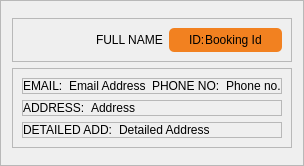
                     <widget class="QFrame" name="reviewClient">
                      <property name="sizePolicy">
                       <sizepolicy hsizetype="Expanding" vsizetype="Preferred">
                        <horstretch>0</horstretch>
                        <verstretch>0</verstretch>
                       </sizepolicy>
                      </property>
                      <property name="styleSheet">
                       <string notr="true">#reviewClient{
	border-radius:10px;
	background-color:rgb(244, 244, 244);
}</string>
                      </property>
                      <property name="frameShape">
                       <enum>QFrame::StyledPanel</enum>
                      </property>
                      <property name="frameShadow">
                       <enum>QFrame::Raised</enum>
                      </property>
                      <layout class="QVBoxLayout" name="verticalLayout_46">
                       <property name="topMargin">
                        <number>17</number>
                       </property>
                       <property name="bottomMargin">
                        <number>17</number>
                       </property>
                       <item>
                        <widget class="QFrame" name="frame_3">
                         <property name="frameShape">
                          <enum>QFrame::StyledPanel</enum>
                         </property>
                         <property name="frameShadow">
                          <enum>QFrame::Raised</enum>
                         </property>
                         <layout class="QHBoxLayout" name="horizontalLayout_53">
                          <item>
                           <widget class="QLabel" name="label_13">
                            <property name="maximumSize">
                             <size>
                              <width>80</width>
                              <height>80</height>
                             </size>
                            </property>
                            <property name="text">
                             <string/>
                            </property>
                            <property name="pixmap">
                             <pixmap resource="resource.qrc">:/Icons/Icons/UserIcon.png</pixmap>
                            </property>
                            <property name="scaledContents">
                             <bool>true</bool>
                            </property>
                           </widget>
                          </item>
                          <item>
                           <widget class="QLabel" name="reviewFullname">
                            <property name="styleSheet">
                             <string notr="true">font: 87 14pt &quot;Montserrat Black&quot;;
color:rgb(0, 0, 0);</string>
                            </property>
                            <property name="text">
                             <string>FULL NAME</string>
                            </property>
                           </widget>
                          </item>
                          <item alignment="Qt::AlignRight|Qt::AlignTop">
                           <widget class="QFrame" name="frame_41">
                            <property name="styleSheet">
                             <string notr="true">background-color:rgb(242, 129, 32);
border-radius:5px;
font: 87 13pt &quot;Montserrat Black&quot;;
color:rgb(0, 0, 0);</string>
                            </property>
                            <property name="frameShape">
                             <enum>QFrame::StyledPanel</enum>
                            </property>
                            <property name="frameShadow">
                             <enum>QFrame::Raised</enum>
                            </property>
                            <layout class="QHBoxLayout" name="horizontalLayout_66">
                             <property name="spacing">
                              <number>0</number>
                             </property>
                             <property name="leftMargin">
                              <number>20</number>
                             </property>
                             <property name="topMargin">
                              <number>5</number>
                             </property>
                             <property name="rightMargin">
                              <number>20</number>
                             </property>
                             <property name="bottomMargin">
                              <number>5</number>
                             </property>
                             <item>
                              <widget class="QLabel" name="label_31">
                               <property name="text">
                                <string>ID:</string>
                               </property>
                              </widget>
                             </item>
                             <item alignment="Qt::AlignTop">
                              <widget class="QLabel" name="BookingId">
                               <property name="styleSheet">
                                <string notr="true"/>
                               </property>
                               <property name="text">
                                <string>Booking Id</string>
                               </property>
                              </widget>
                             </item>
                            </layout>
                           </widget>
                          </item>
                         </layout>
                        </widget>
                       </item>
                       <item>
                        <widget class="QFrame" name="frame_23">
                         <property name="sizePolicy">
                          <sizepolicy hsizetype="Preferred" vsizetype="Expanding">
                           <horstretch>0</horstretch>
                           <verstretch>0</verstretch>
                          </sizepolicy>
                         </property>
                         <property name="styleSheet">
                          <string notr="true">font: 57 13pt &quot;Montserrat Medium&quot;;
color:rgb(0, 0, 0);</string>
                         </property>
                         <property name="frameShape">
                          <enum>QFrame::StyledPanel</enum>
                         </property>
                         <property name="frameShadow">
                          <enum>QFrame::Raised</enum>
                         </property>
                         <layout class="QVBoxLayout" name="verticalLayout_63">
                          <item>
                           <widget class="QFrame" name="frame_38">
                            <property name="sizePolicy">
                             <sizepolicy hsizetype="Preferred" vsizetype="Expanding">
                              <horstretch>0</horstretch>
                              <verstretch>0</verstretch>
                             </sizepolicy>
                            </property>
                            <property name="frameShape">
                             <enum>QFrame::StyledPanel</enum>
                            </property>
                            <property name="frameShadow">
                             <enum>QFrame::Raised</enum>
                            </property>
                            <layout class="QHBoxLayout" name="horizontalLayout_55">
                             <property name="spacing">
                              <number>6</number>
                             </property>
                             <property name="leftMargin">
                              <number>0</number>
                             </property>
                             <property name="topMargin">
                              <number>0</number>
                             </property>
                             <property name="rightMargin">
                              <number>0</number>
                             </property>
                             <property name="bottomMargin">
                              <number>0</number>
                             </property>
                             <item>
                              <widget class="QLabel" name="label_2">
                               <property name="sizePolicy">
                                <sizepolicy hsizetype="Fixed" vsizetype="Preferred">
                                 <horstretch>0</horstretch>
                                 <verstretch>0</verstretch>
                                </sizepolicy>
                               </property>
                               <property name="styleSheet">
                                <string notr="true">font: 87 13pt &quot;Montserrat Black&quot;;
color:rgb(0, 0, 0);</string>
                               </property>
                               <property name="text">
                                <string>EMAIL:</string>
                               </property>
                              </widget>
                             </item>
                             <item>
                              <widget class="QLabel" name="reviewEmail">
                               <property name="styleSheet">
                                <string notr="true"/>
                               </property>
                               <property name="text">
                                <string>Email Address</string>
                               </property>
                              </widget>
                             </item>
                             <item>
                              <widget class="QLabel" name="label_3">
                               <property name="sizePolicy">
                                <sizepolicy hsizetype="Fixed" vsizetype="Preferred">
                                 <horstretch>0</horstretch>
                                 <verstretch>0</verstretch>
                                </sizepolicy>
                               </property>
                               <property name="styleSheet">
                                <string notr="true">font: 87 13pt &quot;Montserrat Black&quot;;
color:rgb(0, 0, 0);</string>
                               </property>
                               <property name="text">
                                <string>PHONE NO:</string>
                               </property>
                              </widget>
                             </item>
                             <item>
                              <widget class="QLabel" name="reviewPhoneNo">
                               <property name="styleSheet">
                                <string notr="true"/>
                               </property>
                               <property name="text">
                                <string>Phone no.</string>
                               </property>
                              </widget>
                             </item>
                            </layout>
                           </widget>
                          </item>
                          <item>
                           <widget class="QFrame" name="frame_39">
                            <property name="sizePolicy">
                             <sizepolicy hsizetype="Preferred" vsizetype="Expanding">
                              <horstretch>0</horstretch>
                              <verstretch>0</verstretch>
                             </sizepolicy>
                            </property>
                            <property name="frameShape">
                             <enum>QFrame::StyledPanel</enum>
                            </property>
                            <property name="frameShadow">
                             <enum>QFrame::Raised</enum>
                            </property>
                            <layout class="QHBoxLayout" name="horizontalLayout_56">
                             <property name="leftMargin">
                              <number>0</number>
                             </property>
                             <property name="topMargin">
                              <number>0</number>
                             </property>
                             <property name="rightMargin">
                              <number>0</number>
                             </property>
                             <property name="bottomMargin">
                              <number>0</number>
                             </property>
                             <item>
                              <widget class="QLabel" name="label_5">
                               <property name="sizePolicy">
                                <sizepolicy hsizetype="Fixed" vsizetype="Preferred">
                                 <horstretch>0</horstretch>
                                 <verstretch>0</verstretch>
                                </sizepolicy>
                               </property>
                               <property name="styleSheet">
                                <string notr="true">font: 87 13pt &quot;Montserrat Black&quot;;
color:rgb(0, 0, 0);</string>
                               </property>
                               <property name="text">
                                <string>ADDRESS:</string>
                               </property>
                              </widget>
                             </item>
                             <item>
                              <widget class="QLabel" name="reviewAddress">
                               <property name="styleSheet">
                                <string notr="true"/>
                               </property>
                               <property name="text">
                                <string>Address</string>
                               </property>
                              </widget>
                             </item>
                            </layout>
                           </widget>
                          </item>
                          <item>
                           <widget class="QFrame" name="frame_40">
                            <property name="frameShape">
                             <enum>QFrame::StyledPanel</enum>
                            </property>
                            <property name="frameShadow">
                             <enum>QFrame::Raised</enum>
                            </property>
                            <layout class="QHBoxLayout" name="horizontalLayout_36">
                             <property name="leftMargin">
                              <number>0</number>
                             </property>
                             <property name="topMargin">
                              <number>0</number>
                             </property>
                             <property name="rightMargin">
                              <number>0</number>
                             </property>
                             <property name="bottomMargin">
                              <number>0</number>
                             </property>
                             <item>
                              <widget class="QLabel" name="label_12">
                               <property name="sizePolicy">
                                <sizepolicy hsizetype="Fixed" vsizetype="Preferred">
                                 <horstretch>0</horstretch>
                                 <verstretch>0</verstretch>
                                </sizepolicy>
                               </property>
                               <property name="styleSheet">
                                <string notr="true">font: 87 13pt &quot;Montserrat Black&quot;;
color:rgb(0, 0, 0);</string>
                               </property>
                               <property name="text">
                                <string>DETAILED ADD:</string>
                               </property>
                              </widget>
                             </item>
                             <item>
                              <widget class="QLabel" name="reviewDetailedAddress">
                               <property name="text">
                                <string>Detailed Address</string>
                               </property>
                              </widget>
                             </item>
                            </layout>
                           </widget>
                          </item>
                         </layout>
                        </widget>
                       </item>
                      </layout>
                     </widget>
